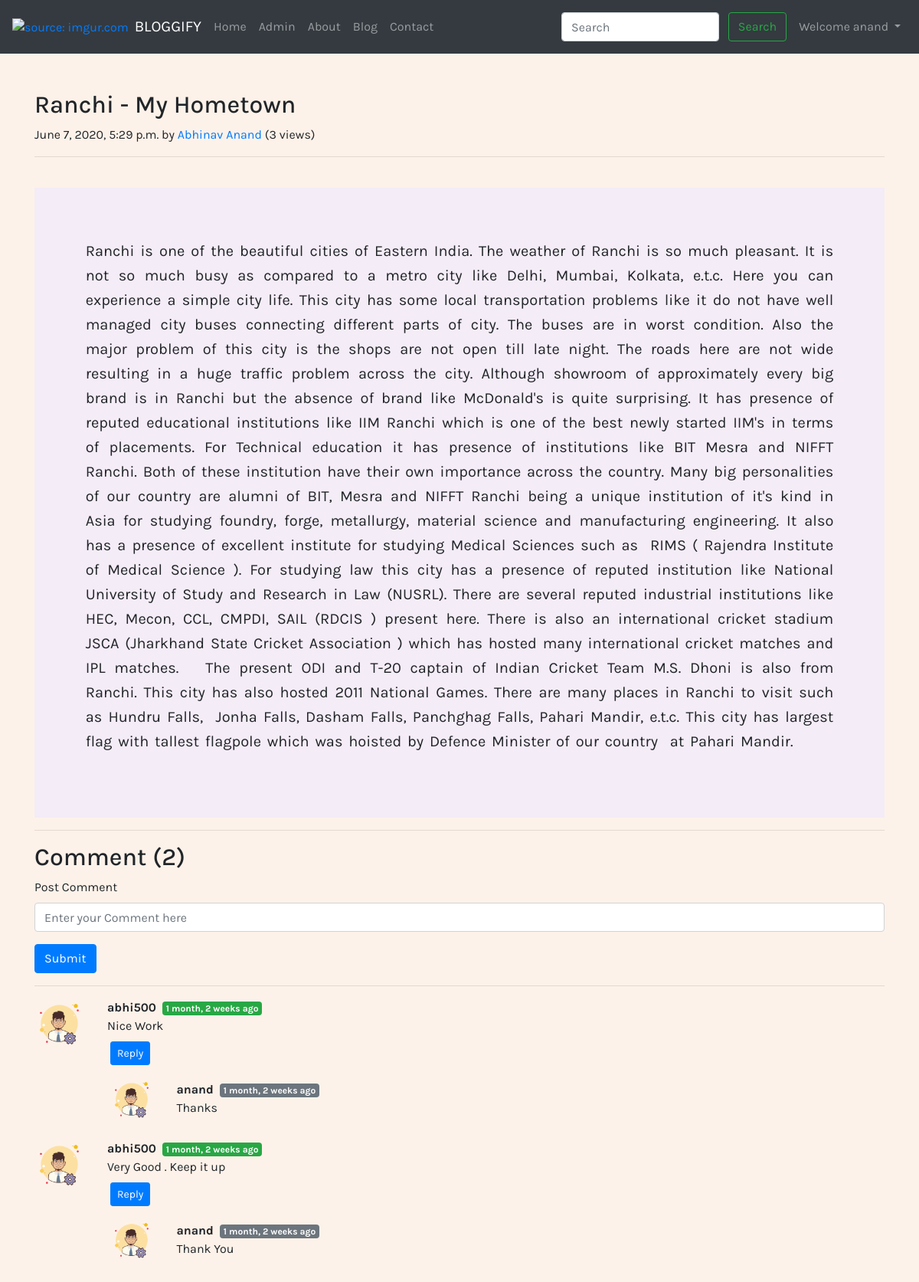
The app's page /blog/first-post (signed in), older data.
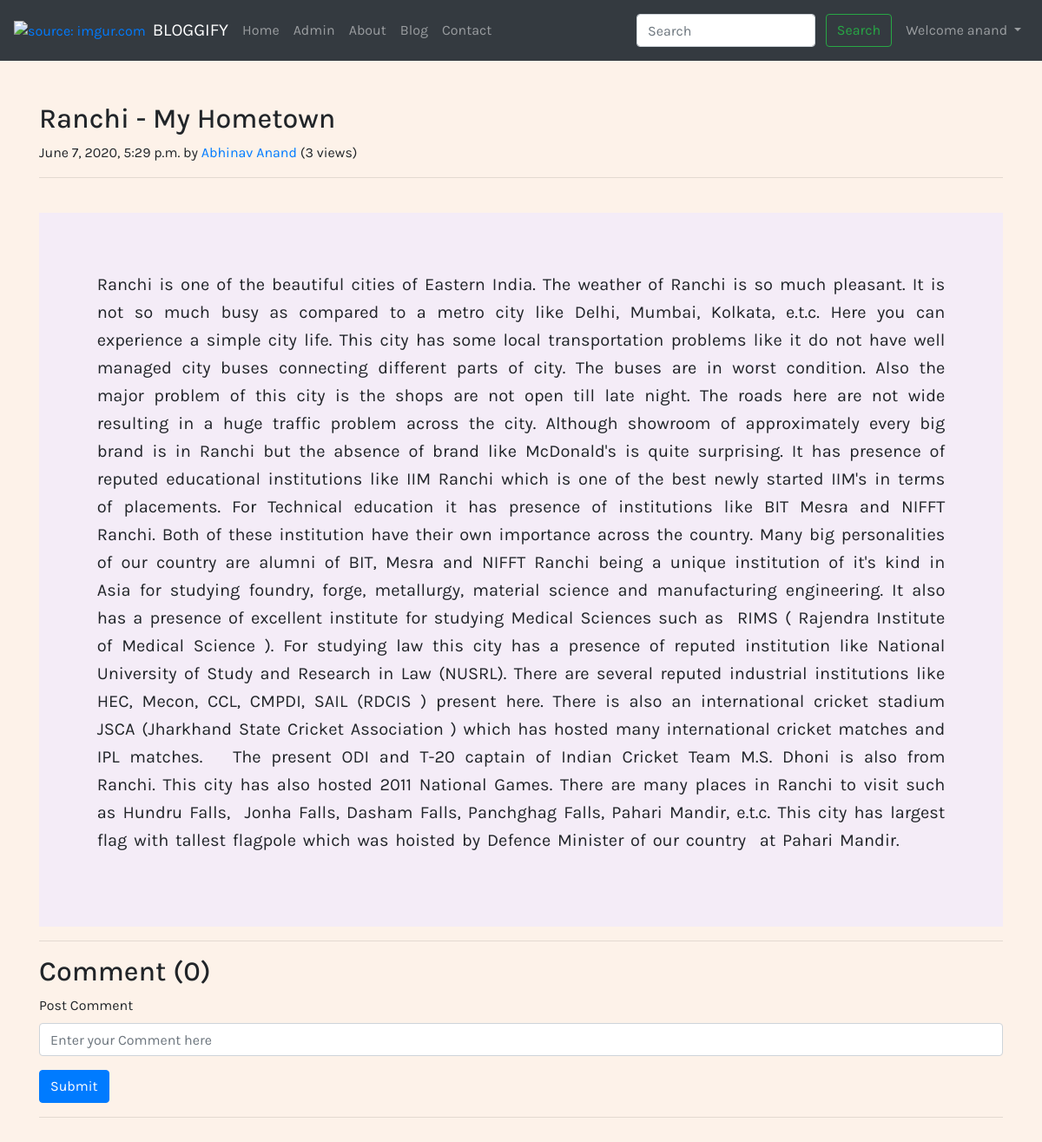
The same page, newer data.
### mysite/models.py (models this page shows, shortened)
class BlogComment(models.Model):
    sno = models.AutoField(primary_key = True)
    comment = models.TextField()
    user = models.ForeignKey(User, on_delete=models.CASCADE)
    post = models.ForeignKey(Post, on_delete=models.CASCADE)
    parent = models.ForeignKey('self', on_delete=models.CASCADE, null=True)
    timestamp = models.DateTimeField(default=now)

### mysite/views.py (the view)
# urls.py: path('<str:slug>',views.blogPost,name='blogPost'),
def blogPost(request , slug):
    post = Post.objects.filter(slug=slug).first()
    post.view = post.view+1
    post.save()
    comments = BlogComment.objects.filter(post=post, parent=None)
    replies = BlogComment.objects.filter(post=post).exclude(parent=None)
    repDict={}
    for reply in replies:
        if reply.parent.sno not in repDict.keys():
            repDict[reply.parent.sno] = [reply]
        else:
            repDict[reply.parent.sno].append(reply)
    context = {'post':post, 'comments':comments , 'user' : request.user, 'replyDict' : repDict}
    return render(request, 'mysite/blogPost.html',context)

### mysite/templatetags/getDict.py (called while the page is built)
@register.filter(name='get_val')
def get_val(dict, key):
    return dict.get(key)

### home/templates/mysite/blogPost.html (shortened to what this page needs)
{% extends 'base.html' %}
{% block body %}
{% load humanize %}
{% load getDict %}
<div class="container mt-5">
    <div class="blog-post">
        <h2 class="blog-post-title">{{ post.title }}</h2>
        <p class="blog-post-meta">{{ post.timestamp }} by <a href="#">{{ post.author }}</a><span > ({{ post.view }} views)</span></p>
        <hr>
        <br>
        <div class="aa">
            <p>{{ post.content|safe }}</p>
        </div>
    </div>
    <hr>
</div>
<div class="container">
    <h2>Comment ({{ comments.count }})</h2>
    <div class="my-2">
        {% if user.is_authenticated %}
        <form action="/blog/postComment" method="post">
            <div class="form-group">
                <label for="exampleInputEmail1">Post Comment</label>
                <input type="text" name="comment" class="form-control" id="exampleInputEmail1"
                    placeholder="Enter your Comment here" />
            </div>
            <button type="submit" class="btn btn-primary">Submit</button>
        </form>
        {% else %}
        <h4 style="padding-bottom: 10px">Please Login To Comment</h4>
        {% endif %}
    </div>
    <hr>
    {% for comment in comments %}
    <div class="row my-3">
        <div class="col-md-1">
            <img src="/static/img/admin.png" class="rounded mx-auto d-block w-100 " alt="Not Found">
        </div>
        <div class="col-md-11">
            <b> {{ comment.user.username }} </b> <span class="badge badge-success ml-1" style="font-size: 12px">
                {{ comment.timestamp | naturaltime }}</span>
            <div>
                {{ comment.comment }}
            </div>
            <div class="reply mx-1 my-2">
                {% if user.is_authenticated %}
                <p>
                    <a class="btn btn-sm btn-primary" data-toggle="collapse" href="#replyBox{{ comment.sno }}"
                        role="button" aria-expanded="false" aria-controls="collapseExample">
                        Reply
                    </a>
                </p>
                {% endif %}
                <div class="replies my-2">
                    {% for reply in replyDict|get_val:comment.sno %}
                        <div class="row">
                            <div class="col-md-1">
                                <img class="rounded mx-auto d-block w-100 " src="/static/img/admin.png" alt="Image Unavailable">
                            </div>
                            <div class="col-sm-10 my-1">
                                <b> {{ reply.user.username }} </b> <span class="badge badge-secondary ml-1" style="font-size: 12px">
                                    {{ reply.timestamp | naturaltime }}</span>
                                <div>
                                    {{ reply.comment }}
                                </div>
                            </div>
                        </div>
                    {% endfor %}
                </div>
            </div>
        </div>
    </div>
    {% endfor %}
</div>
<br>
<br>
<br>
{% endblock body %}

Row changes from the older to the newer data that the page shows:
removed BlogComment: user.username "abhi500", timestamp "1 month, 2 weeks ago", comment "Nice Work", shown under "Comment (2)"
removed BlogComment: user.username "anand", timestamp "1 month, 2 weeks ago", comment "Thanks", shown under "abhi500"
removed BlogComment: user.username "abhi500", timestamp "1 month, 2 weeks ago", comment "Very Good . Keep it up", shown under "Comment (2)"
removed BlogComment: user.username "anand", timestamp "1 month, 2 weeks ago", comment "Thank You", shown under "abhi500"
Text that changed along with them:
{{ comments.count }}: "2" → "0"
